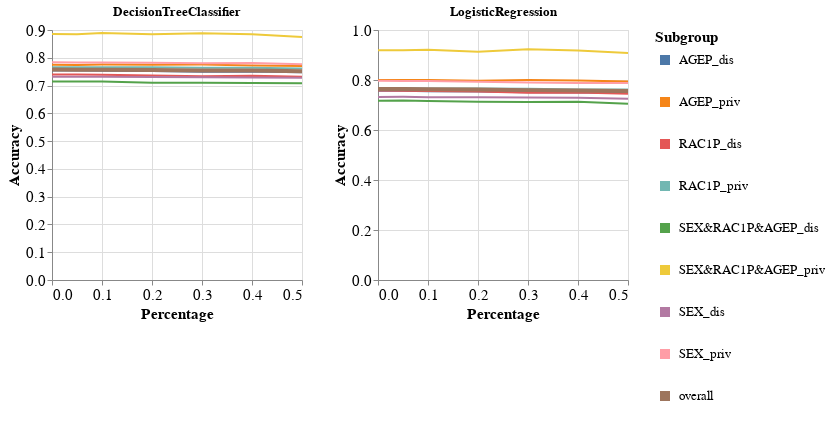

The cell this chart's notebook holds for it:
### Code cell
visualizer.create_subgroups_grid_pct_lines_per_model_plot(subgroup_metric='Accuracy',
                                                          target_preprocessing_technique=PREPROCESSING_TECHNIQUES[0],
                                                          model_names=MODEL_NAMES)

### Figure 1 — Vega-Lite specification as saved in the notebook (floating-point values rounded to 4 significant figures)
{"config": {"view": {"continuousWidth": 400, "continuousHeight": 300}, "axis": {"labelFontSize": 15, "titleFontSize": 15}, "legend": {"labelFontSize": 13, "symbolStrokeWidth": 10, "titleFontSize": 15}}, "vconcat": [{"hconcat": [{"mark": "line", "encoding": {"color": {"field": "Subgroup", "type": "nominal"}, "strokeWidth": {"condition": {"value": 4, "test": "datum.Subgroup == 'overall'"}, "value": 2}, "x": {"field": "Percentage", "type": "quantitative"}, "y": {"field": "Metric_Value", "title": "Accuracy", "type": "quantitative"}}, "height": 250, "title": "DecisionTreeClassifier", "width": 250}, {"data": {"name": "data-788e964be7b4eb0d626387492d3de5c9"}, "mark": "line", "encoding": {"color": {"field": "Subgroup", "type": "nominal"}, "strokeWidth": {"condition": {"value": 4, "test": "datum.Subgroup == 'overall'"}, "value": 2}, "x": {"field": "Percentage", "type": "quantitative"}, "y": {"field": "Metric_Value", "title": "Accuracy", "type": "quantitative"}}, "height": 250, "title": "LogisticRegression", "width": 250}]}], "data": {"name": "data-8d8ff09384fa434f77a0fe257565efff"}, "$schema": "https://vega.github.io/schema/vega-lite/v4.17.0.json", "datasets": {"data-8d8ff09384fa434f77a0fe257565efff": [{"Model_Name": "DecisionTreeClassifier", "Test_Set_Index": 0.0, "Metric": "Accuracy", "Subgroup": "AGEP_dis", "Num_Estimators": 10.0, "Metric_Value": 0.754, "Percentage": 0.0, "Preprocessing_Technique": "cat: mode, num: median"}, {"Model_Name": "DecisionTreeClassifier", "Test_Set_Index": 0.0, "Metric": "Accuracy", "Subgroup": "AGEP_priv", "Num_Estimators": 10.0, "Metric_Value": 0.7749, "Percentage": 0.0, "Preprocessing_Technique": "cat: mode, num: median"}, {"Model_Name": "DecisionTreeClassifier", "Test_Set_Index": 0.0, "Metric": "Accuracy", "Subgroup": "RAC1P_dis", "Num_Estimators": 10.0, "Metric_Value": 0.7401, "Percentage": 0.0, "Preprocessing_Technique": "cat: mode, num: median"}, {"Model_Name": "DecisionTreeClassifier", "Test_Set_Index": 0.0, "Metric": "Accuracy", "Subgroup": "RAC1P_priv", "Num_Estimators": 10.0, "Metric_Value": 0.7662, "Percentage": 0.0, "Preprocessing_Technique": "cat: mode, num: median"}, {"Model_Name": "DecisionTreeClassifier", "Test_Set_Index": 0.0, "Metric": "Accuracy", "Subgroup": "SEX&RAC1P&AGEP_dis", "Num_Estimators": 10.0, "Metric_Value": 0.7142, "Percentage": 0.0, "Preprocessing_Technique": "cat: mode, num: median"}, {"Model_Name": "DecisionTreeClassifier", "Test_Set_Index": 0.0, "Metric": "Accuracy", "Subgroup": "SEX&RAC1P&AGEP_priv", "Num_Estimators": 10.0, "Metric_Value": 0.8858, "Percentage": 0.0, "Preprocessing_Technique": "cat: mode, num: median"}, {"Model_Name": "DecisionTreeClassifier", "Test_Set_Index": 0.0, "Metric": "Accuracy", "Subgroup": "SEX_dis", "Num_Estimators": 10.0, "Metric_Value": 0.7321, "Percentage": 0.0, "Preprocessing_Technique": "cat: mode, num: median"}, {"Model_Name": "DecisionTreeClassifier", "Test_Set_Index": 0.0, "Metric": "Accuracy", "Subgroup": "SEX_priv", "Num_Estimators": 10.0, "Metric_Value": 0.7838, "Percentage": 0.0, "Preprocessing_Technique": "cat: mode, num: median"}, {"Model_Name": "DecisionTreeClassifier", "Test_Set_Index": 0.0, "Metric": "Accuracy", "Subgroup": "overall", "Num_Estimators": 10.0, "Metric_Value": 0.7575, "Percentage": 0.0, "Preprocessing_Technique": "cat: mode, num: median"}, {"Model_Name": "DecisionTreeClassifier", "Test_Set_Index": 1.0, "Metric": "Accuracy", "Subgroup": "AGEP_dis", "Num_Estimators": 10.0, "Metric_Value": 0.7538, "Percentage": 0.05, "Preprocessing_Technique": "cat: mode, num: median"}, {"Model_Name": "DecisionTreeClassifier", "Test_Set_Index": 1.0, "Metric": "Accuracy", "Subgroup": "AGEP_priv", "Num_Estimators": 10.0, "Metric_Value": 0.7743, "Percentage": 0.05, "Preprocessing_Technique": "cat: mode, num: median"}, {"Model_Name": "DecisionTreeClassifier", "Test_Set_Index": 1.0, "Metric": "Accuracy", "Subgroup": "RAC1P_dis", "Num_Estimators": 10.0, "Metric_Value": 0.7398, "Percentage": 0.05, "Preprocessing_Technique": "cat: mode, num: median"}, {"Model_Name": "DecisionTreeClassifier", "Test_Set_Index": 1.0, "Metric": "Accuracy", "Subgroup": "RAC1P_priv", "Num_Estimators": 10.0, "Metric_Value": 0.766, "Percentage": 0.05, "Preprocessing_Technique": "cat: mode, num: median"}, {"Model_Name": "DecisionTreeClassifier", "Test_Set_Index": 1.0, "Metric": "Accuracy", "Subgroup": "SEX&RAC1P&AGEP_dis", "Num_Estimators": 10.0, "Metric_Value": 0.7142, "Percentage": 0.05, "Preprocessing_Technique": "cat: mode, num: median"}, {"Model_Name": "DecisionTreeClassifier", "Test_Set_Index": 1.0, "Metric": "Accuracy", "Subgroup": "SEX&RAC1P&AGEP_priv", "Num_Estimators": 10.0, "Metric_Value": 0.8849, "Percentage": 0.05, "Preprocessing_Technique": "cat: mode, num: median"}, {"Model_Name": "DecisionTreeClassifier", "Test_Set_Index": 1.0, "Metric": "Accuracy", "Subgroup": "SEX_dis", "Num_Estimators": 10.0, "Metric_Value": 0.732, "Percentage": 0.05, "Preprocessing_Technique": "cat: mode, num: median"}, {"Model_Name": "DecisionTreeClassifier", "Test_Set_Index": 1.0, "Metric": "Accuracy", "Subgroup": "SEX_priv", "Num_Estimators": 10.0, "Metric_Value": 0.7834, "Percentage": 0.05, "Preprocessing_Technique": "cat: mode, num: median"}, {"Model_Name": "DecisionTreeClassifier", "Test_Set_Index": 1.0, "Metric": "Accuracy", "Subgroup": "overall", "Num_Estimators": 10.0, "Metric_Value": 0.7573, "Percentage": 0.05, "Preprocessing_Technique": "cat: mode, num: median"}, {"Model_Name": "DecisionTreeClassifier", "Test_Set_Index": 2.0, "Metric": "Accuracy", "Subgroup": "AGEP_dis", "Num_Estimators": 10.0, "Metric_Value": 0.7529, "Percentage": 0.1, "Preprocessing_Technique": "cat: mode, num: median"}, {"Model_Name": "DecisionTreeClassifier", "Test_Set_Index": 2.0, "Metric": "Accuracy", "Subgroup": "AGEP_priv", "Num_Estimators": 10.0, "Metric_Value": 0.7758, "Percentage": 0.1, "Preprocessing_Technique": "cat: mode, num: median"}, {"Model_Name": "DecisionTreeClassifier", "Test_Set_Index": 2.0, "Metric": "Accuracy", "Subgroup": "RAC1P_dis", "Num_Estimators": 10.0, "Metric_Value": 0.7393, "Percentage": 0.1, "Preprocessing_Technique": "cat: mode, num: median"}, {"Model_Name": "DecisionTreeClassifier", "Test_Set_Index": 2.0, "Metric": "Accuracy", "Subgroup": "RAC1P_priv", "Num_Estimators": 10.0, "Metric_Value": 0.7655, "Percentage": 0.1, "Preprocessing_Technique": "cat: mode, num: median"}, {"Model_Name": "DecisionTreeClassifier", "Test_Set_Index": 2.0, "Metric": "Accuracy", "Subgroup": "SEX&RAC1P&AGEP_dis", "Num_Estimators": 10.0, "Metric_Value": 0.7145, "Percentage": 0.1, "Preprocessing_Technique": "cat: mode, num: median"}, {"Model_Name": "DecisionTreeClassifier", "Test_Set_Index": 2.0, "Metric": "Accuracy", "Subgroup": "SEX&RAC1P&AGEP_priv", "Num_Estimators": 10.0, "Metric_Value": 0.8896, "Percentage": 0.1, "Preprocessing_Technique": "cat: mode, num: median"}, {"Model_Name": "DecisionTreeClassifier", "Test_Set_Index": 2.0, "Metric": "Accuracy", "Subgroup": "SEX_dis", "Num_Estimators": 10.0, "Metric_Value": 0.7319, "Percentage": 0.1, "Preprocessing_Technique": "cat: mode, num: median"}, {"Model_Name": "DecisionTreeClassifier", "Test_Set_Index": 2.0, "Metric": "Accuracy", "Subgroup": "SEX_priv", "Num_Estimators": 10.0, "Metric_Value": 0.7826, "Percentage": 0.1, "Preprocessing_Technique": "cat: mode, num: median"}, {"Model_Name": "DecisionTreeClassifier", "Test_Set_Index": 2.0, "Metric": "Accuracy", "Subgroup": "overall", "Num_Estimators": 10.0, "Metric_Value": 0.7569, "Percentage": 0.1, "Preprocessing_Technique": "cat: mode, num: median"}, {"Model_Name": "DecisionTreeClassifier", "Test_Set_Index": 3.0, "Metric": "Accuracy", "Subgroup": "AGEP_dis", "Num_Estimators": 10.0, "Metric_Value": 0.752, "Percentage": 0.2, "Preprocessing_Technique": "cat: mode, num: median"}, {"Model_Name": "DecisionTreeClassifier", "Test_Set_Index": 3.0, "Metric": "Accuracy", "Subgroup": "AGEP_priv", "Num_Estimators": 10.0, "Metric_Value": 0.7752, "Percentage": 0.2, "Preprocessing_Technique": "cat: mode, num: median"}, {"Model_Name": "DecisionTreeClassifier", "Test_Set_Index": 3.0, "Metric": "Accuracy", "Subgroup": "RAC1P_dis", "Num_Estimators": 10.0, "Metric_Value": 0.736, "Percentage": 0.2, "Preprocessing_Technique": "cat: mode, num: median"}, {"Model_Name": "DecisionTreeClassifier", "Test_Set_Index": 3.0, "Metric": "Accuracy", "Subgroup": "RAC1P_priv", "Num_Estimators": 10.0, "Metric_Value": 0.7659, "Percentage": 0.2, "Preprocessing_Technique": "cat: mode, num: median"}, {"Model_Name": "DecisionTreeClassifier", "Test_Set_Index": 3.0, "Metric": "Accuracy", "Subgroup": "SEX&RAC1P&AGEP_dis", "Num_Estimators": 10.0, "Metric_Value": 0.7099, "Percentage": 0.2, "Preprocessing_Technique": "cat: mode, num: median"}, {"Model_Name": "DecisionTreeClassifier", "Test_Set_Index": 3.0, "Metric": "Accuracy", "Subgroup": "SEX&RAC1P&AGEP_priv", "Num_Estimators": 10.0, "Metric_Value": 0.8849, "Percentage": 0.2, "Preprocessing_Technique": "cat: mode, num: median"}, {"Model_Name": "DecisionTreeClassifier", "Test_Set_Index": 3.0, "Metric": "Accuracy", "Subgroup": "SEX_dis", "Num_Estimators": 10.0, "Metric_Value": 0.7311, "Percentage": 0.2, "Preprocessing_Technique": "cat: mode, num: median"}, {"Model_Name": "DecisionTreeClassifier", "Test_Set_Index": 3.0, "Metric": "Accuracy", "Subgroup": "SEX_priv", "Num_Estimators": 10.0, "Metric_Value": 0.7817, "Percentage": 0.2, "Preprocessing_Technique": "cat: mode, num: median"}, {"Model_Name": "DecisionTreeClassifier", "Test_Set_Index": 3.0, "Metric": "Accuracy", "Subgroup": "overall", "Num_Estimators": 10.0, "Metric_Value": 0.756, "Percentage": 0.2, "Preprocessing_Technique": "cat: mode, num: median"}, {"Model_Name": "DecisionTreeClassifier", "Test_Set_Index": 4.0, "Metric": "Accuracy", "Subgroup": "AGEP_dis", "Num_Estimators": 10.0, "Metric_Value": 0.75, "Percentage": 0.3, "Preprocessing_Technique": "cat: mode, num: median"}, {"Model_Name": "DecisionTreeClassifier", "Test_Set_Index": 4.0, "Metric": "Accuracy", "Subgroup": "AGEP_priv", "Num_Estimators": 10.0, "Metric_Value": 0.7755, "Percentage": 0.3, "Preprocessing_Technique": "cat: mode, num: median"}, {"Model_Name": "DecisionTreeClassifier", "Test_Set_Index": 4.0, "Metric": "Accuracy", "Subgroup": "RAC1P_dis", "Num_Estimators": 10.0, "Metric_Value": 0.7337, "Percentage": 0.3, "Preprocessing_Technique": "cat: mode, num: median"}, {"Model_Name": "DecisionTreeClassifier", "Test_Set_Index": 4.0, "Metric": "Accuracy", "Subgroup": "RAC1P_priv", "Num_Estimators": 10.0, "Metric_Value": 0.7645, "Percentage": 0.3, "Preprocessing_Technique": "cat: mode, num: median"}, {"Model_Name": "DecisionTreeClassifier", "Test_Set_Index": 4.0, "Metric": "Accuracy", "Subgroup": "SEX&RAC1P&AGEP_dis", "Num_Estimators": 10.0, "Metric_Value": 0.7103, "Percentage": 0.3, "Preprocessing_Technique": "cat: mode, num: median"}, {"Model_Name": "DecisionTreeClassifier", "Test_Set_Index": 4.0, "Metric": "Accuracy", "Subgroup": "SEX&RAC1P&AGEP_priv", "Num_Estimators": 10.0, "Metric_Value": 0.8887, "Percentage": 0.3, "Preprocessing_Technique": "cat: mode, num: median"}, {"Model_Name": "DecisionTreeClassifier", "Test_Set_Index": 4.0, "Metric": "Accuracy", "Subgroup": "SEX_dis", "Num_Estimators": 10.0, "Metric_Value": 0.7296, "Percentage": 0.3, "Preprocessing_Technique": "cat: mode, num: median"}, {"Model_Name": "DecisionTreeClassifier", "Test_Set_Index": 4.0, "Metric": "Accuracy", "Subgroup": "SEX_priv", "Num_Estimators": 10.0, "Metric_Value": 0.78, "Percentage": 0.3, "Preprocessing_Technique": "cat: mode, num: median"}, {"Model_Name": "DecisionTreeClassifier", "Test_Set_Index": 4.0, "Metric": "Accuracy", "Subgroup": "overall", "Num_Estimators": 10.0, "Metric_Value": 0.7543, "Percentage": 0.3, "Preprocessing_Technique": "cat: mode, num: median"}, {"Model_Name": "DecisionTreeClassifier", "Test_Set_Index": 5.0, "Metric": "Accuracy", "Subgroup": "AGEP_dis", "Num_Estimators": 10.0, "Metric_Value": 0.7509, "Percentage": 0.4, "Preprocessing_Technique": "cat: mode, num: median"}, {"Model_Name": "DecisionTreeClassifier", "Test_Set_Index": 5.0, "Metric": "Accuracy", "Subgroup": "AGEP_priv", "Num_Estimators": 10.0, "Metric_Value": 0.7726, "Percentage": 0.4, "Preprocessing_Technique": "cat: mode, num: median"}, {"Model_Name": "DecisionTreeClassifier", "Test_Set_Index": 5.0, "Metric": "Accuracy", "Subgroup": "RAC1P_dis", "Num_Estimators": 10.0, "Metric_Value": 0.7356, "Percentage": 0.4, "Preprocessing_Technique": "cat: mode, num: median"}, {"Model_Name": "DecisionTreeClassifier", "Test_Set_Index": 5.0, "Metric": "Accuracy", "Subgroup": "RAC1P_priv", "Num_Estimators": 10.0, "Metric_Value": 0.764, "Percentage": 0.4, "Preprocessing_Technique": "cat: mode, num: median"}, {"Model_Name": "DecisionTreeClassifier", "Test_Set_Index": 5.0, "Metric": "Accuracy", "Subgroup": "SEX&RAC1P&AGEP_dis", "Num_Estimators": 10.0, "Metric_Value": 0.7096, "Percentage": 0.4, "Preprocessing_Technique": "cat: mode, num: median"}, {"Model_Name": "DecisionTreeClassifier", "Test_Set_Index": 5.0, "Metric": "Accuracy", "Subgroup": "SEX&RAC1P&AGEP_priv", "Num_Estimators": 10.0, "Metric_Value": 0.8849, "Percentage": 0.4, "Preprocessing_Technique": "cat: mode, num: median"}, {"Model_Name": "DecisionTreeClassifier", "Test_Set_Index": 5.0, "Metric": "Accuracy", "Subgroup": "SEX_dis", "Num_Estimators": 10.0, "Metric_Value": 0.7286, "Percentage": 0.4, "Preprocessing_Technique": "cat: mode, num: median"}, {"Model_Name": "DecisionTreeClassifier", "Test_Set_Index": 5.0, "Metric": "Accuracy", "Subgroup": "SEX_priv", "Num_Estimators": 10.0, "Metric_Value": 0.7815, "Percentage": 0.4, "Preprocessing_Technique": "cat: mode, num: median"}, {"Model_Name": "DecisionTreeClassifier", "Test_Set_Index": 5.0, "Metric": "Accuracy", "Subgroup": "overall", "Num_Estimators": 10.0, "Metric_Value": 0.7546, "Percentage": 0.4, "Preprocessing_Technique": "cat: mode, num: median"}, {"Model_Name": "DecisionTreeClassifier", "Test_Set_Index": 6.0, "Metric": "Accuracy", "Subgroup": "AGEP_dis", "Num_Estimators": 10.0, "Metric_Value": 0.7478, "Percentage": 0.5, "Preprocessing_Technique": "cat: mode, num: median"}, {"Model_Name": "DecisionTreeClassifier", "Test_Set_Index": 6.0, "Metric": "Accuracy", "Subgroup": "AGEP_priv", "Num_Estimators": 10.0, "Metric_Value": 0.7705, "Percentage": 0.5, "Preprocessing_Technique": "cat: mode, num: median"}, {"Model_Name": "DecisionTreeClassifier", "Test_Set_Index": 6.0, "Metric": "Accuracy", "Subgroup": "RAC1P_dis", "Num_Estimators": 10.0, "Metric_Value": 0.7318, "Percentage": 0.5, "Preprocessing_Technique": "cat: mode, num: median"}, {"Model_Name": "DecisionTreeClassifier", "Test_Set_Index": 6.0, "Metric": "Accuracy", "Subgroup": "RAC1P_priv", "Num_Estimators": 10.0, "Metric_Value": 0.7615, "Percentage": 0.5, "Preprocessing_Technique": "cat: mode, num: median"}, {"Model_Name": "DecisionTreeClassifier", "Test_Set_Index": 6.0, "Metric": "Accuracy", "Subgroup": "SEX&RAC1P&AGEP_dis", "Num_Estimators": 10.0, "Metric_Value": 0.7083, "Percentage": 0.5, "Preprocessing_Technique": "cat: mode, num: median"}, {"Model_Name": "DecisionTreeClassifier", "Test_Set_Index": 6.0, "Metric": "Accuracy", "Subgroup": "SEX&RAC1P&AGEP_priv", "Num_Estimators": 10.0, "Metric_Value": 0.8745, "Percentage": 0.5, "Preprocessing_Technique": "cat: mode, num: median"}, {"Model_Name": "DecisionTreeClassifier", "Test_Set_Index": 6.0, "Metric": "Accuracy", "Subgroup": "SEX_dis", "Num_Estimators": 10.0, "Metric_Value": 0.7278, "Percentage": 0.5, "Preprocessing_Technique": "cat: mode, num: median"}, {"Model_Name": "DecisionTreeClassifier", "Test_Set_Index": 6.0, "Metric": "Accuracy", "Subgroup": "SEX_priv", "Num_Estimators": 10.0, "Metric_Value": 0.7763, "Percentage": 0.5, "Preprocessing_Technique": "cat: mode, num: median"}, {"Model_Name": "DecisionTreeClassifier", "Test_Set_Index": 6.0, "Metric": "Accuracy", "Subgroup": "overall", "Num_Estimators": 10.0, "Metric_Value": 0.7517, "Percentage": 0.5, "Preprocessing_Technique": "cat: mode, num: median"}], "data-788e964be7b4eb0d626387492d3de5c9": [{"Model_Name": "LogisticRegression", "Test_Set_Index": 0.0, "Metric": "Accuracy", "Subgroup": "AGEP_dis", "Num_Estimators": 10.0, "Metric_Value": 0.757, "Percentage": 0.0, "Preprocessing_Technique": null}, {"Model_Name": "LogisticRegression", "Test_Set_Index": 0.0, "Metric": "Accuracy", "Subgroup": "AGEP_priv", "Num_Estimators": 10.0, "Metric_Value": 0.7998, "Percentage": 0.0, "Preprocessing_Technique": null}, {"Model_Name": "LogisticRegression", "Test_Set_Index": 0.0, "Metric": "Accuracy", "Subgroup": "RAC1P_dis", "Num_Estimators": 10.0, "Metric_Value": 0.7576, "Percentage": 0.0, "Preprocessing_Technique": null}, {"Model_Name": "LogisticRegression", "Test_Set_Index": 0.0, "Metric": "Accuracy", "Subgroup": "RAC1P_priv", "Num_Estimators": 10.0, "Metric_Value": 0.7676, "Percentage": 0.0, "Preprocessing_Technique": null}, {"Model_Name": "LogisticRegression", "Test_Set_Index": 0.0, "Metric": "Accuracy", "Subgroup": "SEX&RAC1P&AGEP_dis", "Num_Estimators": 10.0, "Metric_Value": 0.7174, "Percentage": 0.0, "Preprocessing_Technique": null}, {"Model_Name": "LogisticRegression", "Test_Set_Index": 0.0, "Metric": "Accuracy", "Subgroup": "SEX&RAC1P&AGEP_priv", "Num_Estimators": 10.0, "Metric_Value": 0.9189, "Percentage": 0.0, "Preprocessing_Technique": null}, {"Model_Name": "LogisticRegression", "Test_Set_Index": 0.0, "Metric": "Accuracy", "Subgroup": "SEX_dis", "Num_Estimators": 10.0, "Metric_Value": 0.7324, "Percentage": 0.0, "Preprocessing_Technique": null}, {"Model_Name": "LogisticRegression", "Test_Set_Index": 0.0, "Metric": "Accuracy", "Subgroup": "SEX_priv", "Num_Estimators": 10.0, "Metric_Value": 0.7971, "Percentage": 0.0, "Preprocessing_Technique": null}, {"Model_Name": "LogisticRegression", "Test_Set_Index": 0.0, "Metric": "Accuracy", "Subgroup": "overall", "Num_Estimators": 10.0, "Metric_Value": 0.7643, "Percentage": 0.0, "Preprocessing_Technique": null}, {"Model_Name": "LogisticRegression", "Test_Set_Index": 1.0, "Metric": "Accuracy", "Subgroup": "AGEP_dis", "Num_Estimators": 10.0, "Metric_Value": 0.7566, "Percentage": 0.05, "Preprocessing_Technique": null}, {"Model_Name": "LogisticRegression", "Test_Set_Index": 1.0, "Metric": "Accuracy", "Subgroup": "AGEP_priv", "Num_Estimators": 10.0, "Metric_Value": 0.7998, "Percentage": 0.05, "Preprocessing_Technique": null}, {"Model_Name": "LogisticRegression", "Test_Set_Index": 1.0, "Metric": "Accuracy", "Subgroup": "RAC1P_dis", "Num_Estimators": 10.0, "Metric_Value": 0.757, "Percentage": 0.05, "Preprocessing_Technique": null}, {"Model_Name": "LogisticRegression", "Test_Set_Index": 1.0, "Metric": "Accuracy", "Subgroup": "RAC1P_priv", "Num_Estimators": 10.0, "Metric_Value": 0.7675, "Percentage": 0.05, "Preprocessing_Technique": null}, {"Model_Name": "LogisticRegression", "Test_Set_Index": 1.0, "Metric": "Accuracy", "Subgroup": "SEX&RAC1P&AGEP_dis", "Num_Estimators": 10.0, "Metric_Value": 0.7181, "Percentage": 0.05, "Preprocessing_Technique": null}, {"Model_Name": "LogisticRegression", "Test_Set_Index": 1.0, "Metric": "Accuracy", "Subgroup": "SEX&RAC1P&AGEP_priv", "Num_Estimators": 10.0, "Metric_Value": 0.9189, "Percentage": 0.05, "Preprocessing_Technique": null}, {"Model_Name": "LogisticRegression", "Test_Set_Index": 1.0, "Metric": "Accuracy", "Subgroup": "SEX_dis", "Num_Estimators": 10.0, "Metric_Value": 0.7327, "Percentage": 0.05, "Preprocessing_Technique": null}, {"Model_Name": "LogisticRegression", "Test_Set_Index": 1.0, "Metric": "Accuracy", "Subgroup": "SEX_priv", "Num_Estimators": 10.0, "Metric_Value": 0.7962, "Percentage": 0.05, "Preprocessing_Technique": null}, {"Model_Name": "LogisticRegression", "Test_Set_Index": 1.0, "Metric": "Accuracy", "Subgroup": "overall", "Num_Estimators": 10.0, "Metric_Value": 0.764, "Percentage": 0.05, "Preprocessing_Technique": null}, {"Model_Name": "LogisticRegression", "Test_Set_Index": 2.0, "Metric": "Accuracy", "Subgroup": "AGEP_dis", "Num_Estimators": 10.0, "Metric_Value": 0.7553, "Percentage": 0.1, "Preprocessing_Technique": null}, {"Model_Name": "LogisticRegression", "Test_Set_Index": 2.0, "Metric": "Accuracy", "Subgroup": "AGEP_priv", "Num_Estimators": 10.0, "Metric_Value": 0.7995, "Percentage": 0.1, "Preprocessing_Technique": null}, {"Model_Name": "LogisticRegression", "Test_Set_Index": 2.0, "Metric": "Accuracy", "Subgroup": "RAC1P_dis", "Num_Estimators": 10.0, "Metric_Value": 0.7558, "Percentage": 0.1, "Preprocessing_Technique": null}, {"Model_Name": "LogisticRegression", "Test_Set_Index": 2.0, "Metric": "Accuracy", "Subgroup": "RAC1P_priv", "Num_Estimators": 10.0, "Metric_Value": 0.7663, "Percentage": 0.1, "Preprocessing_Technique": null}, {"Model_Name": "LogisticRegression", "Test_Set_Index": 2.0, "Metric": "Accuracy", "Subgroup": "SEX&RAC1P&AGEP_dis", "Num_Estimators": 10.0, "Metric_Value": 0.716, "Percentage": 0.1, "Preprocessing_Technique": null}, {"Model_Name": "LogisticRegression", "Test_Set_Index": 2.0, "Metric": "Accuracy", "Subgroup": "SEX&RAC1P&AGEP_priv", "Num_Estimators": 10.0, "Metric_Value": 0.9208, "Percentage": 0.1, "Preprocessing_Technique": null}, {"Model_Name": "LogisticRegression", "Test_Set_Index": 2.0, "Metric": "Accuracy", "Subgroup": "SEX_dis", "Num_Estimators": 10.0, "Metric_Value": 0.7309, "Percentage": 0.1, "Preprocessing_Technique": null}, {"Model_Name": "LogisticRegression", "Test_Set_Index": 2.0, "Metric": "Accuracy", "Subgroup": "SEX_priv", "Num_Estimators": 10.0, "Metric_Value": 0.7957, "Percentage": 0.1, "Preprocessing_Technique": null}, {"Model_Name": "LogisticRegression", "Test_Set_Index": 2.0, "Metric": "Accuracy", "Subgroup": "overall", "Num_Estimators": 10.0, "Metric_Value": 0.7629, "Percentage": 0.1, "Preprocessing_Technique": null}, {"Model_Name": "LogisticRegression", "Test_Set_Index": 3.0, "Metric": "Accuracy", "Subgroup": "AGEP_dis", "Num_Estimators": 10.0, "Metric_Value": 0.7542, "Percentage": 0.2, "Preprocessing_Technique": null}, {"Model_Name": "LogisticRegression", "Test_Set_Index": 3.0, "Metric": "Accuracy", "Subgroup": "AGEP_priv", "Num_Estimators": 10.0, "Metric_Value": 0.7972, "Percentage": 0.2, "Preprocessing_Technique": null}, {"Model_Name": "LogisticRegression", "Test_Set_Index": 3.0, "Metric": "Accuracy", "Subgroup": "RAC1P_dis", "Num_Estimators": 10.0, "Metric_Value": 0.7535, "Percentage": 0.2, "Preprocessing_Technique": null}, {"Model_Name": "LogisticRegression", "Test_Set_Index": 3.0, "Metric": "Accuracy", "Subgroup": "RAC1P_priv", "Num_Estimators": 10.0, "Metric_Value": 0.7655, "Percentage": 0.2, "Preprocessing_Technique": null}, {"Model_Name": "LogisticRegression", "Test_Set_Index": 3.0, "Metric": "Accuracy", "Subgroup": "SEX&RAC1P&AGEP_dis", "Num_Estimators": 10.0, "Metric_Value": 0.7132, "Percentage": 0.2, "Preprocessing_Technique": null}, {"Model_Name": "LogisticRegression", "Test_Set_Index": 3.0, "Metric": "Accuracy", "Subgroup": "SEX&RAC1P&AGEP_priv", "Num_Estimators": 10.0, "Metric_Value": 0.9132, "Percentage": 0.2, "Preprocessing_Technique": null}, {"Model_Name": "LogisticRegression", "Test_Set_Index": 3.0, "Metric": "Accuracy", "Subgroup": "SEX_dis", "Num_Estimators": 10.0, "Metric_Value": 0.7313, "Percentage": 0.2, "Preprocessing_Technique": null}, {"Model_Name": "LogisticRegression", "Test_Set_Index": 3.0, "Metric": "Accuracy", "Subgroup": "SEX_priv", "Num_Estimators": 10.0, "Metric_Value": 0.7927, "Percentage": 0.2, "Preprocessing_Technique": null}, {"Model_Name": "LogisticRegression", "Test_Set_Index": 3.0, "Metric": "Accuracy", "Subgroup": "overall", "Num_Estimators": 10.0, "Metric_Value": 0.7615, "Percentage": 0.2, "Preprocessing_Technique": null}, {"Model_Name": "LogisticRegression", "Test_Set_Index": 4.0, "Metric": "Accuracy", "Subgroup": "AGEP_dis", "Num_Estimators": 10.0, "Metric_Value": 0.7512, "Percentage": 0.3, "Preprocessing_Technique": null}, {"Model_Name": "LogisticRegression", "Test_Set_Index": 4.0, "Metric": "Accuracy", "Subgroup": "AGEP_priv", "Num_Estimators": 10.0, "Metric_Value": 0.7995, "Percentage": 0.3, "Preprocessing_Technique": null}, {"Model_Name": "LogisticRegression", "Test_Set_Index": 4.0, "Metric": "Accuracy", "Subgroup": "RAC1P_dis", "Num_Estimators": 10.0, "Metric_Value": 0.7492, "Percentage": 0.3, "Preprocessing_Technique": null}, {"Model_Name": "LogisticRegression", "Test_Set_Index": 4.0, "Metric": "Accuracy", "Subgroup": "RAC1P_priv", "Num_Estimators": 10.0, "Metric_Value": 0.7646, "Percentage": 0.3, "Preprocessing_Technique": null}, {"Model_Name": "LogisticRegression", "Test_Set_Index": 4.0, "Metric": "Accuracy", "Subgroup": "SEX&RAC1P&AGEP_dis", "Num_Estimators": 10.0, "Metric_Value": 0.7122, "Percentage": 0.3, "Preprocessing_Technique": null}, {"Model_Name": "LogisticRegression", "Test_Set_Index": 4.0, "Metric": "Accuracy", "Subgroup": "SEX&RAC1P&AGEP_priv", "Num_Estimators": 10.0, "Metric_Value": 0.9226, "Percentage": 0.3, "Preprocessing_Technique": null}, {"Model_Name": "LogisticRegression", "Test_Set_Index": 4.0, "Metric": "Accuracy", "Subgroup": "SEX_dis", "Num_Estimators": 10.0, "Metric_Value": 0.7297, "Percentage": 0.3, "Preprocessing_Technique": null}, {"Model_Name": "LogisticRegression", "Test_Set_Index": 4.0, "Metric": "Accuracy", "Subgroup": "SEX_priv", "Num_Estimators": 10.0, "Metric_Value": 0.7902, "Percentage": 0.3, "Preprocessing_Technique": null}, {"Model_Name": "LogisticRegression", "Test_Set_Index": 4.0, "Metric": "Accuracy", "Subgroup": "overall", "Num_Estimators": 10.0, "Metric_Value": 0.7595, "Percentage": 0.3, "Preprocessing_Technique": null}, {"Model_Name": "LogisticRegression", "Test_Set_Index": 5.0, "Metric": "Accuracy", "Subgroup": "AGEP_dis", "Num_Estimators": 10.0, "Metric_Value": 0.7501, "Percentage": 0.4, "Preprocessing_Technique": null}, {"Model_Name": "LogisticRegression", "Test_Set_Index": 5.0, "Metric": "Accuracy", "Subgroup": "AGEP_priv", "Num_Estimators": 10.0, "Metric_Value": 0.7978, "Percentage": 0.4, "Preprocessing_Technique": null}, {"Model_Name": "LogisticRegression", "Test_Set_Index": 5.0, "Metric": "Accuracy", "Subgroup": "RAC1P_dis", "Num_Estimators": 10.0, "Metric_Value": 0.75, "Percentage": 0.4, "Preprocessing_Technique": null}, {"Model_Name": "LogisticRegression", "Test_Set_Index": 5.0, "Metric": "Accuracy", "Subgroup": "RAC1P_priv", "Num_Estimators": 10.0, "Metric_Value": 0.7624, "Percentage": 0.4, "Preprocessing_Technique": null}, {"Model_Name": "LogisticRegression", "Test_Set_Index": 5.0, "Metric": "Accuracy", "Subgroup": "SEX&RAC1P&AGEP_dis", "Num_Estimators": 10.0, "Metric_Value": 0.7131, "Percentage": 0.4, "Preprocessing_Technique": null}, {"Model_Name": "LogisticRegression", "Test_Set_Index": 5.0, "Metric": "Accuracy", "Subgroup": "SEX&RAC1P&AGEP_priv", "Num_Estimators": 10.0, "Metric_Value": 0.9179, "Percentage": 0.4, "Preprocessing_Technique": null}, {"Model_Name": "LogisticRegression", "Test_Set_Index": 5.0, "Metric": "Accuracy", "Subgroup": "SEX_dis", "Num_Estimators": 10.0, "Metric_Value": 0.7292, "Percentage": 0.4, "Preprocessing_Technique": null}, {"Model_Name": "LogisticRegression", "Test_Set_Index": 5.0, "Metric": "Accuracy", "Subgroup": "SEX_priv", "Num_Estimators": 10.0, "Metric_Value": 0.7881, "Percentage": 0.4, "Preprocessing_Technique": null}, {"Model_Name": "LogisticRegression", "Test_Set_Index": 5.0, "Metric": "Accuracy", "Subgroup": "overall", "Num_Estimators": 10.0, "Metric_Value": 0.7582, "Percentage": 0.4, "Preprocessing_Technique": null}, {"Model_Name": "LogisticRegression", "Test_Set_Index": 6.0, "Metric": "Accuracy", "Subgroup": "AGEP_dis", "Num_Estimators": 10.0, "Metric_Value": 0.7482, "Percentage": 0.5, "Preprocessing_Technique": null}, {"Model_Name": "LogisticRegression", "Test_Set_Index": 6.0, "Metric": "Accuracy", "Subgroup": "AGEP_priv", "Num_Estimators": 10.0, "Metric_Value": 0.7943, "Percentage": 0.5, "Preprocessing_Technique": null}, {"Model_Name": "LogisticRegression", "Test_Set_Index": 6.0, "Metric": "Accuracy", "Subgroup": "RAC1P_dis", "Num_Estimators": 10.0, "Metric_Value": 0.7446, "Percentage": 0.5, "Preprocessing_Technique": null}, {"Model_Name": "LogisticRegression", "Test_Set_Index": 6.0, "Metric": "Accuracy", "Subgroup": "RAC1P_priv", "Num_Estimators": 10.0, "Metric_Value": 0.7618, "Percentage": 0.5, "Preprocessing_Technique": null}, {"Model_Name": "LogisticRegression", "Test_Set_Index": 6.0, "Metric": "Accuracy", "Subgroup": "SEX&RAC1P&AGEP_dis", "Num_Estimators": 10.0, "Metric_Value": 0.7053, "Percentage": 0.5, "Preprocessing_Technique": null}, {"Model_Name": "LogisticRegression", "Test_Set_Index": 6.0, "Metric": "Accuracy", "Subgroup": "SEX&RAC1P&AGEP_priv", "Num_Estimators": 10.0, "Metric_Value": 0.9085, "Percentage": 0.5, "Preprocessing_Technique": null}, {"Model_Name": "LogisticRegression", "Test_Set_Index": 6.0, "Metric": "Accuracy", "Subgroup": "SEX_dis", "Num_Estimators": 10.0, "Metric_Value": 0.7252, "Percentage": 0.5, "Preprocessing_Technique": null}, {"Model_Name": "LogisticRegression", "Test_Set_Index": 6.0, "Metric": "Accuracy", "Subgroup": "SEX_priv", "Num_Estimators": 10.0, "Metric_Value": 0.7879, "Percentage": 0.5, "Preprocessing_Technique": null}, {"Model_Name": "LogisticRegression", "Test_Set_Index": 6.0, "Metric": "Accuracy", "Subgroup": "overall", "Num_Estimators": 10.0, "Metric_Value": 0.7561, "Percentage": 0.5, "Preprocessing_Technique": null}]}}
